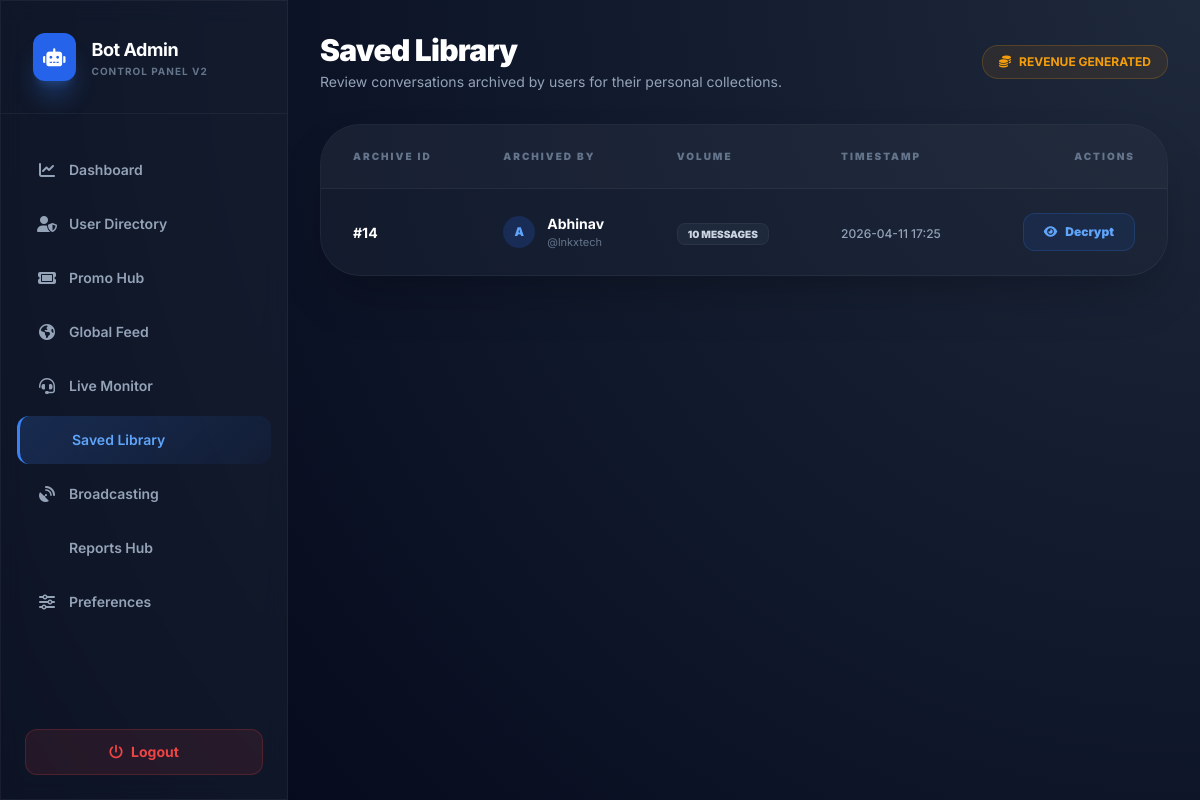
Screenshot of /saved-chats (signed in) with the database file from the repository.
### tables this page shows
CREATE TABLE users (
                user_id INTEGER PRIMARY KEY,
                username TEXT DEFAULT '',
                first_name TEXT DEFAULT '',
                last_name TEXT DEFAULT '',
                gender TEXT DEFAULT '',
                age INTEGER DEFAULT 0,
                interests TEXT DEFAULT '',
                language TEXT DEFAULT 'en',
                gender_pref TEXT DEFAULT 'any',
                is_banned INTEGER DEFAULT 0,
                is_vip INTEGER DEFAULT 0,
                ban_reason TEXT DEFAULT '',
                total_chats INTEGER DEFAULT 0,
                total_messages INTEGER DEFAULT 0,
                rating_sum INTEGER DEFAULT 0,
                rating_count INTEGER DEFAULT 0,
                last_active INTEGER DEFAULT 0,
                last_partner_id INTEGER DEFAULT 0,
                flood_count INTEGER DEFAULT 0,
                flood_window_start INTEGER DEFAULT 0,
                coins INTEGER DEFAULT 0,
                xp INTEGER DEFAULT 0,
                level INTEGER DEFAULT 1,
                referral_code TEXT DEFAULT '',
                referred_by INTEGER DEFAULT 0,
                last_daily_reward INTEGER DEFAULT 0,
                daily_chats_count INTEGER DEFAULT 0,
                daily_messages_count INTEGER DEFAULT 0,
                last_mission_reset INTEGER DEFAULT 0,
                created_at INTEGER DEFAULT 0,
                updated_at INTEGER DEFAULT 0
            , daily_streak INTEGER DEFAULT 0, media_ban_until INTEGER DEFAULT 0, latitude REAL DEFAULT 0.0, longitude REAL DEFAULT 0.0, country TEXT DEFAULT '', city TEXT DEFAULT '', match_region TEXT DEFAULT 'global', referral_reward_paid INTEGER DEFAULT 0, referral_cash REAL DEFAULT 0.0);

### web_admin/app.py (the view)
@app.route('/saved-chats')
@login_required
def saved_chats_list():
    page = request.args.get('page', 1, type=int)
    limit = 20
    offset = (page - 1) * limit
    chats = db.get_saved_chats_list(limit=limit, offset=offset)
    total_items = db.get_saved_chat_count()
    total_pages = (total_items + limit - 1) // limit
    return render_template('saved_chats.html', chats=chats, page=page, total_pages=total_pages, total_items=total_items)

### database.py (called while the page is built)
    def get_saved_chats_list(self, limit=20, offset=0):
        c = self.conn.cursor()
        c.execute("""
            SELECT sm.chat_id, sm.user_id, u.first_name, u.username,
                   COUNT(*) as message_count, MAX(sm.created_at) as saved_at
            FROM saved_messages sm
            JOIN users u ON sm.user_id = u.user_id
            GROUP BY sm.chat_id, sm.user_id
            ORDER BY saved_at DESC
            LIMIT ? OFFSET ?
        """, (limit, offset))
        return [dict(row) for row in c.fetchall()]

    def get_saved_chat_count(self):
        c = self.conn.cursor()
        c.execute("SELECT COUNT(DISTINCT chat_id) FROM saved_messages")
        return c.fetchone()[0]

### web_admin/app.py (called while the page is built)
@app.template_filter('datetime')
def format_datetime(value):
    return time.strftime('%Y-%m-%d %H:%M', time.localtime(value))

def login_required(f):
    @wraps(f)
    def decorated_function(*args, **kwargs):
        if not session.get('logged_in'):
            return redirect(url_for('login', next=request.url))
        return f(*args, **kwargs)
    return decorated_function

### web_admin/templates/saved_chats.html (shortened to what this page needs)
{% extends "layout.html" %}
{% block content %}
<div class="fade-in space-y-8">
    <div class="flex flex-col md:flex-row md:items-center justify-between gap-6">
        <div>
            <h2 class="text-3xl font-black text-white tracking-tight">Saved Library</h2>
            <p class="text-slate-400 mt-1 text-sm">Review conversations archived by users for their personal collections.</p>
        </div>
        <div class="flex items-center gap-3">
            <div class="bg-amber-600/10 border border-amber-500/20 px-4 py-2 rounded-2xl text-amber-500 text-xs font-bold flex items-center gap-2">
                <i class="fa-solid fa-coins"></i>
                <span>REVENUE GENERATED</span>
            </div>
        </div>
    </div>
    <div class="glass rounded-[40px] border border-white/5 overflow-hidden shadow-2xl">
        <div class="overflow-x-auto">
            <table class="w-full text-left border-collapse">
                <thead>
                    <tr class="bg-white/[0.02] border-b border-white/5">
                        <th class="px-8 py-6 text-[10px] font-black uppercase tracking-[0.2em] text-slate-500">Archive ID</th>
                        <th class="px-8 py-6 text-[10px] font-black uppercase tracking-[0.2em] text-slate-500">Archived By</th>
                        <th class="px-8 py-6 text-[10px] font-black uppercase tracking-[0.2em] text-slate-500">Volume</th>
                        <th class="px-8 py-6 text-[10px] font-black uppercase tracking-[0.2em] text-slate-500">Timestamp</th>
                        <th class="px-8 py-6 text-[10px] font-black uppercase tracking-[0.2em] text-slate-500 text-right">Actions</th>
                    </tr>
                </thead>
                <tbody class="divide-y divide-white/5">
                    {% if chats %}
                        {% for chat in chats %}
                        <tr class="hover:bg-white/[0.02] transition-colors group">
                            <td class="px-8 py-6">
                                <span class="text-white font-bold text-sm">#{{ chat.chat_id }}</span>
                            </td>
                            <td class="px-8 py-6">
                                <div class="flex items-center gap-3">
                                    <div class="w-8 h-8 rounded-full bg-blue-600/20 flex items-center justify-center text-blue-400 text-xs font-black">
                                        {{ chat.first_name[0] | upper }}
                                    </div>
                                    <div>
                                        <div class="text-white font-bold text-sm">{{ chat.first_name }}</div>
                                        <div class="text-slate-500 text-[11px]">@{{ chat.username or 'anonymous' }}</div>
                                    </div>
                                </div>
                            </td>
                            <td class="px-8 py-6">
                                <span class="bg-slate-800 text-slate-300 text-[10px] font-black px-2.5 py-1 rounded-lg border border-white/5">
                                    {{ chat.message_count }} MESSAGES
                                </span>
                            </td>
                            <td class="px-8 py-6">
                                <span class="text-slate-400 text-xs font-medium">{{ chat.saved_at | datetime }}</span>
                            </td>
                            <td class="px-8 py-6 text-right">
                                <a href="{{ url_for('view_saved_chat', chat_id=chat.chat_id, user_id=chat.user_id) }}"
                                   class="inline-flex items-center gap-2 px-5 py-2.5 bg-blue-600/10 hover:bg-blue-600 text-blue-400 hover:text-white rounded-xl text-xs font-black transition-all border border-blue-500/20">
                                    <i class="fa-solid fa-eye"></i>
                                    Decrypt
                                </a>
                            </td>
                        </tr>
                        {% endfor %}
                    {% else %}
                        <tr>
                            <td colspan="5" class="px-8 py-20 text-center">
                                <div class="text-slate-500 italic text-sm">No saved chats found in the archives.</div>
                            </td>
                        </tr>
                    {% endif %}
                </tbody>
            </table>
        </div>
    </div>
</div>
{% endblock %}

### web_admin/templates/layout.html (style rules this page uses)
body { background: radial-gradient(circle at top right, #1e293b, #0f172a, #020617); color: #f8fafc; font-family: 'Inter', sans-serif; }
.glass { background: rgba(30, 41, 59, 0.4); backdrop-filter: blur(12px); border: 1px solid rgba(255, 255, 255, 0.05); }
.fade-in { animation: fadeIn 0.4s ease-out forwards; }

### rows the page displays
users: chat_id "14", first_name "A", first_name "Abhinav", username "lnkxtech", message_count "10", saved_at "2026-04-11 17:25"
